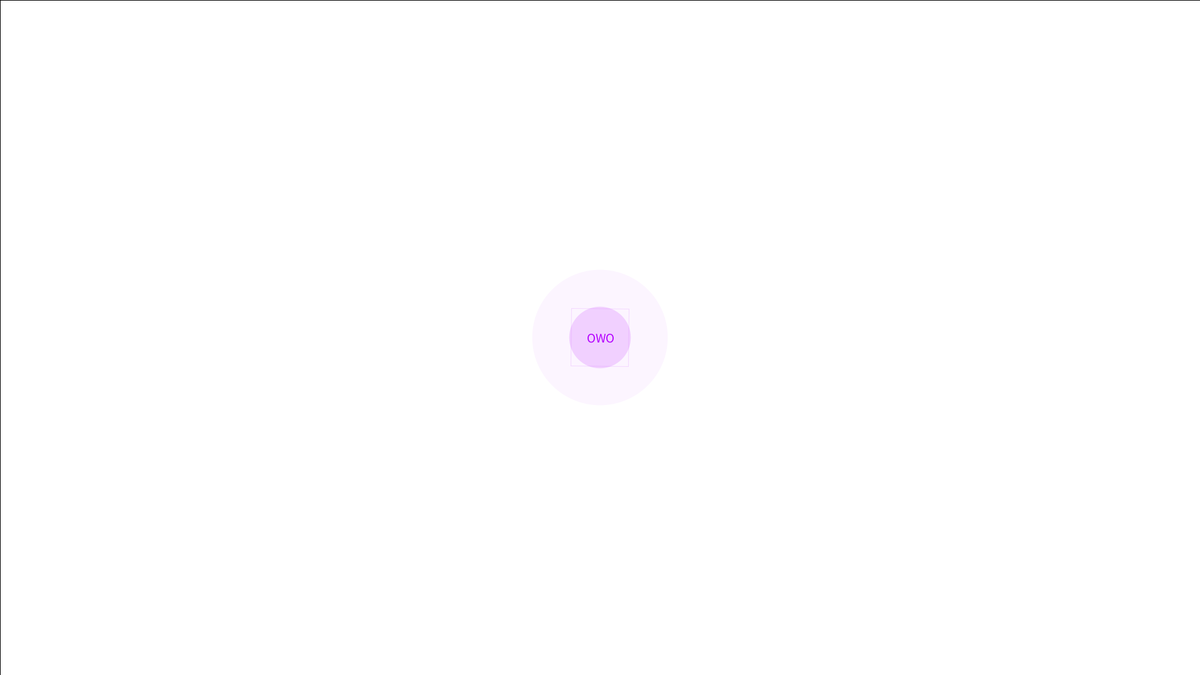
Frame 1 (no input)
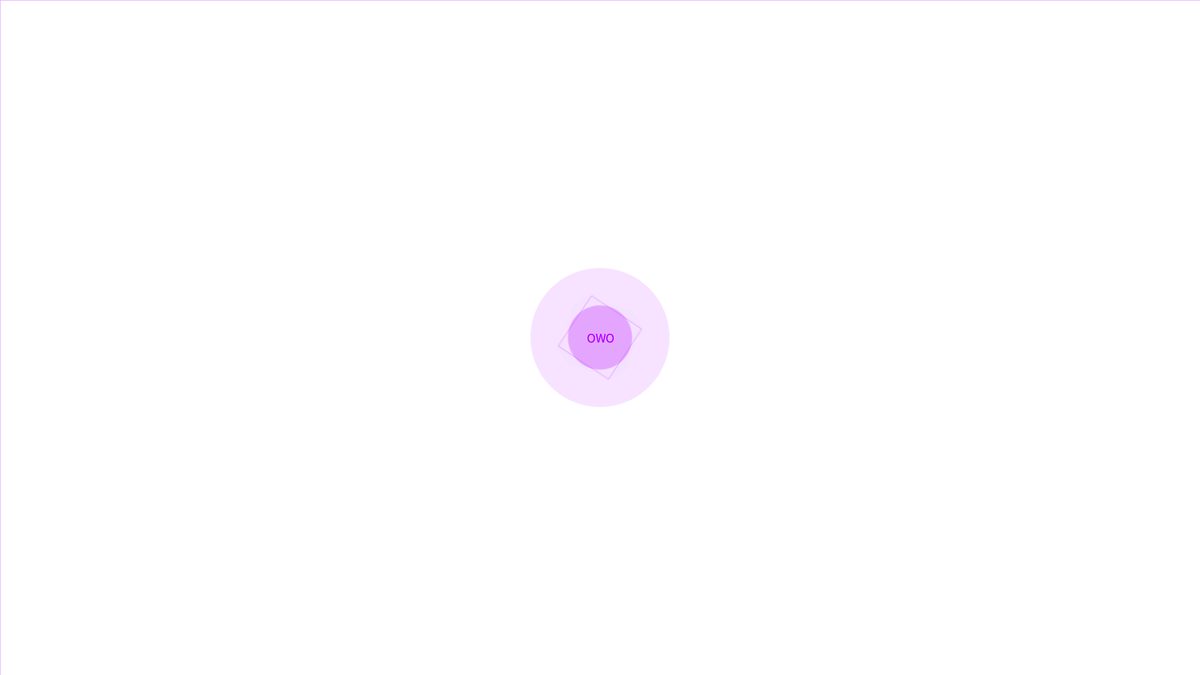
Frame 60 (the mouse pressed at the canvas centre just before this capture)
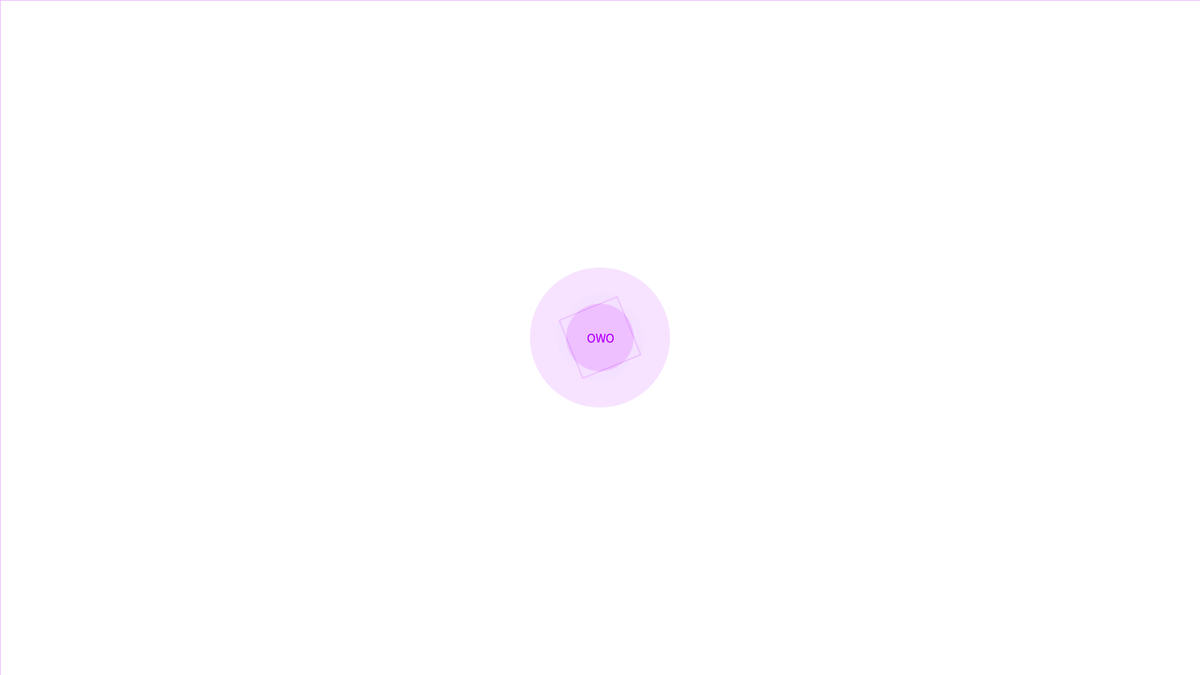
Frame 120 (the mouse held since frame 60 and released just before this capture)

The Processing sketch that drew these frames (run headless with seeded random() and noise(); from frame 60 on, the mouse is pressed at the canvas centre):

// Processing sketch: nodes2
// ── nodes2.pde
Page page[]=new Page[100];
Page selectedPage=null;
String state="displaying";
Template template[]=new Template[4];
void setup(){
  template[0]=new Template(70,200,1);
  template[1]=new Template(50,150,2);
  template[2]=new Template(40,0,3);
  template[3]=new Template(30,30,3);
  
  size(1920,1080);
  
  colorMode(HSB);
  rectMode(CENTER);
  background(255);
  page[0]=new Page();

  selectedPage=page[0];
  

}
void draw(){
  selectedPage.display();
  println(state);
}
void mouseWheel(MouseEvent event) {
  selectedPage.s/=1+event.getCount()*0.1;
}
void mouseDragged(){
  if(mouseButton==CENTER){
    selectedPage.x+=(mouseX-pmouseX)/selectedPage.s;selectedPage.y+=(mouseY-pmouseY)/selectedPage.s;
  }
  else if(mouseButton==LEFT){
    if(state=="nodeSelected")
      selectedPage.moveNode();
  }
  else if(mouseButton==RIGHT){
    if(state=="nodeSelected")
      selectedPage.addNode();
  }
}
void mousePressed(){
  if(mouseButton==CENTER){}

  else if(mouseButton==LEFT){
    if(state=="displaying"){selectedPage.selectNode(); }
    else if(state=="nodeSelected"||state=="typing"){selectedPage.selectNode(); }
  }
  else if(mouseButton==RIGHT){
    if(state=="displaying"){selectedPage.selectNode(); }
    else if(state=="nodeSelected"||state=="typing"){selectedPage.selectNode(); }
  }
}
void mouseReleased(){
  if(mouseButton==RIGHT){
    if(state=="addingNode"){
      state="nodeSelected";
    }
  }
}
void keyPressed(){
  if(key==ESC){
    key=0;
    if(state=="addingNode"){
      selectedPage.cancelNodeAdding();
    }
    if(state=="typing"){
      state="displaying";
    }
  }
  if(state=="nodeSelected"){
    if(key==DELETE){
      state="deletingCheck";
    }
    if(key=='T'||key=='t'||key==ENTER){
      state="typing";
    }
  }
  else if(state=="deletingCheck"){
    if(key=='Y'||key=='y'||key==ENTER){
      selectedPage.deleteNode();
      state="displaying";
    }
    else{
      state="displaying";
    }
  }
  else if(state=="typing"){
    selectedPage.type(key);
  }
}

// ── Node.pde
class Node{
  int templateN=0,drawingFunc=1;
  float time=0;
  float x=0,y=0,size=50;
  Node parent;
  Node[] child=new Node[30];
  float hue=30;
  float gap=200;
  String text="OWO";
  Node(){
    for(int i=0;i<child.length;i++){
      child[i]=null;
    }
  }
  void applyTemplate(Template t){
    this.size=t.size;
    this.hue=t.hue;
    this.drawingFunc=t.drawingFunc;
  }
  void display(){
    time+=0.01;
    for(int i=0;i<child.length;i++){
      if(child[i]!=null)
        child[i].display();
    }
    switch(drawingFunc){
      case 1:
        draw1();
        break;
      case 2:
        draw2();
        break;
      case 3:
        draw3();
        break;
    }
  }
  int emptyChildIndex(){
    for(int i=0;i<child.length;i++){
      if(child[i]==null)
        return i;
    }
    return -1;
  }
  Node trySelectNode(float mx,float my){
    if(dist(mx,my,x,y)<size){
      return this;
    }
    else{
      for(int i=0;i<child.length;i++){
        if(child[i]==null)
          continue;
        if(child[i].trySelectNode(mx,my)!=null){
          return child[i].trySelectNode(mx,my);
        }
      }
    }
    return null;
  }
  void draw1(){
    if(parent!=null){
      float d=dist(x,y,parent.x,parent.y);
      for(int i=0;i<d/gap*7.0;i++){
        
        float p=(((i/7.0+time)*gap/d)%1);
        stroke(abs(hue-parent.hue)<128?parent.hue*(1-p)+hue*p:hue>parent.hue?((parent.hue+255)*(1-p)+hue*p)%255:(parent.hue*(1-p)+(hue+255)*p)%255,255,255,50);
        fill(abs(hue-parent.hue)<128?parent.hue*(1-p)+hue*p:hue>parent.hue?((parent.hue+255)*(1-p)+hue*p)%255:(parent.hue*(1-p)+(hue+255)*p)%255,255,255,30);
        pushMatrix();
        translate(x*p+parent.x*(1-p),y*p+parent.y*(1-p));
        rotate(p*d*0.03-time*2);
        rect(0,0,size*0.4*(p<0.2?p*5:p<0.8?1:(1-p)*5),size*0.3*(p<0.2?p*5:p<0.8?1:(1-p)*5));
        popMatrix();
      }
    }
    noStroke();
    fill(hue,255,255,40-140*abs((time)%1-0.5));
    ellipse(x,y,size*(1+0.8*(time%1)),size*(1+0.8*(time%1)));
    
    time+=0.5;
    noStroke();
    fill(hue,255,255,40-140*abs((time)%1-0.5));
    ellipse(x,y,size*(1+0.8*(time%1)),size*(1+0.8*(time%1)));
    fill(hue,255,255,10);
    ellipse(x,y,size*(3+0.2*sin(time)),size*(3+0.2*(sin(time)))); 
    time-=0.5;
    stroke(hue,255,255,30);
    noFill();
    pushMatrix();
    translate(x,y);
    rotate(time);
    rect(0,0,size*1.3+sin(time)*10,size*1.3+sin(time)*10);
    popMatrix();

    fill(hue,255,255);
    textSize(size*0.3);
    textAlign(CENTER, CENTER);
    text(text,x,y);
  }
  void draw2(){
    if(parent!=null){
      float d=dist(x,y,parent.x,parent.y);
      for(int i=0;i<d/gap*7.0;i++){
        
        float p=(((i/7.0+time)*gap/d)%1);
        stroke(abs(hue-parent.hue)<128?parent.hue*(1-p)+hue*p:hue>parent.hue?((parent.hue+255)*(1-p)+hue*p)%255:(parent.hue*(1-p)+(hue+255)*p)%255,255,255,50);
        fill(abs(hue-parent.hue)<128?parent.hue*(1-p)+hue*p:hue>parent.hue?((parent.hue+255)*(1-p)+hue*p)%255:(parent.hue*(1-p)+(hue+255)*p)%255,255,255,30);
        pushMatrix();
        translate(x*p+parent.x*(1-p),y*p+parent.y*(1-p));
        rotate(p*d*0.03-time*2);
        rect(0,0,size*0.4*(p<0.2?p*5:p<0.8?1:(1-p)*5),size*0.3*(p<0.2?p*5:p<0.8?1:(1-p)*5));
        popMatrix();
      }
    }
    noStroke();
    fill(hue,255,255,50-150*abs((time)%1-0.5));
    ellipse(x,y,size*(1+0.8*(time%1)),size*(1+0.8*(time%1)));
    
    time+=0.5;
    noStroke();
    fill(hue,255,255,50-150*abs((time)%1-0.5));
    ellipse(x,y,size*(1+0.8*(time%1)),size*(1+0.8*(time%1))); 
    time-=0.5;
    stroke(hue,255,255);
    noFill();
    pushMatrix();
    translate(x,y);
    rotate(time);
    rect(0,0,size*1.3+sin(time)*10,size*1.3+sin(time)*10);
    popMatrix();
    pushMatrix();
    translate(x,y);
    rotate(-time*0.811);
    rect(0,0,size*1.3,size*1.3);
    popMatrix();
    fill(hue,255,255);
    textSize(size*0.3);
    textAlign(CENTER, CENTER);
    text(text,x,y);
  }
  void draw3(){
    if(parent!=null){
      float d=dist(x,y,parent.x,parent.y);
      for(int i=0;i<d/gap*7.0;i++){
        
        float p=(((i/7.0+time)*gap/d)%1);
        stroke(abs(hue-parent.hue)<128?parent.hue*(1-p)+hue*p:hue>parent.hue?((parent.hue+255)*(1-p)+hue*p)%255:(parent.hue*(1-p)+(hue+255)*p)%255,255,255,50);
        fill(abs(hue-parent.hue)<128?parent.hue*(1-p)+hue*p:hue>parent.hue?((parent.hue+255)*(1-p)+hue*p)%255:(parent.hue*(1-p)+(hue+255)*p)%255,255,255,30);
        pushMatrix();
        translate(x*p+parent.x*(1-p),y*p+parent.y*(1-p));
        rotate(p*d*0.03-time*2);
        rect(0,0,size*0.4*(p<0.2?p*5:p<0.8?1:(1-p)*5),size*0.3*(p<0.2?p*5:p<0.8?1:(1-p)*5));
        popMatrix();
      }
    }
    noStroke();
    fill(hue,255,255,50-150*abs((time)%1-0.5));
    ellipse(x,y,size*(1+0.8*(time%1)),size*(1+0.8*(time%1)));
    
    time+=0.5;
    noStroke();
    fill(hue,255,255,50-150*abs((time)%1-0.5));
    ellipse(x,y,size*(1+0.8*(time%1)),size*(1+0.8*(time%1))); 
    time-=0.5;
    fill(hue,255,255);
    textSize(size*0.3);
    textAlign(CENTER, CENTER);
    text(text,x,y);
  }
  
  
  
}

// ── Page.pde
class Page{
  Node root;
  Node selectedNode=null;
  Node newNode=null;
  float x,y,s=1;
  Page(){
    root=new Node();
    root.applyTemplate(template[0]);
    selectedNode=null;
  }
  void display(){
    fill(10, 0,255,80);
    rect(width*0.5,height*0.5,width,height);
    translate(width/2,height/2);
    scale(s);
    translate(x,y);
    root.display();
    if(state=="addingNode"){
      newNode.x=mouseX();
      newNode.y=mouseY();
      
    }
  }
  void addNode(){
    newNode=selectedNode.child[selectedNode.emptyChildIndex()]=new Node();//My first time to write a=b=c.
    newNode.parent=selectedNode;
    newNode.x=mouseX();
    newNode.y=mouseY();
    newNode.templateN=min(newNode.parent.templateN+1,template.length-1);
    newNode.applyTemplate(template[min(newNode.parent.templateN+1,template.length-1)]);
    selectedNode=newNode;
    
    state="addingNode";
  }
  void cancelNodeAdding(){
    deleteNode();
    state="nodeSelected";
  }
  void selectNode(){
    float mx=mouseX(),my=mouseY();
    selectedNode=root.trySelectNode(mx,my);
    state=selectedNode==null?"displaying":"nodeSelected";
    
  }

  void moveNode(){
    selectedNode.x=mouseX();selectedNode.y=mouseY();
    //selectedNode.hue=(selectedNode.x*0.03+selectedNode.y*0.02+10000)%255;
  }
  void deleteNode(){
    if(selectedNode==root){println("Error: can't delete root node");return;}
    for(int i=0;i<selectedNode.parent.child.length;i++){
      if(selectedNode.parent.child[i]==selectedNode){
        selectedNode.parent.child[i]=null;
        return;
      }
    }
    
  }
  void type(char c){
    if(c==BACKSPACE){
      if(selectedNode.text.length()>0)
        selectedNode.text=(String)selectedNode.text.subSequence(0,selectedNode.text.length()-1);
      
    }
    else{
      selectedNode.text+=c;
    }
  }
  float mouseX(){//mouseX after transformation
    return (mouseX-width/2)/s-x;
  }
  float mouseY(){
    return (mouseY-height/2)/s-y;
  }
  
  
}

// ── Template.pde
class Template{
  float size,hue;
  int drawingFunc;
  Template(float size,float hue,int drawingFunc){
    this.size=size;this.hue=hue;this.drawingFunc=drawingFunc;
  }
}
